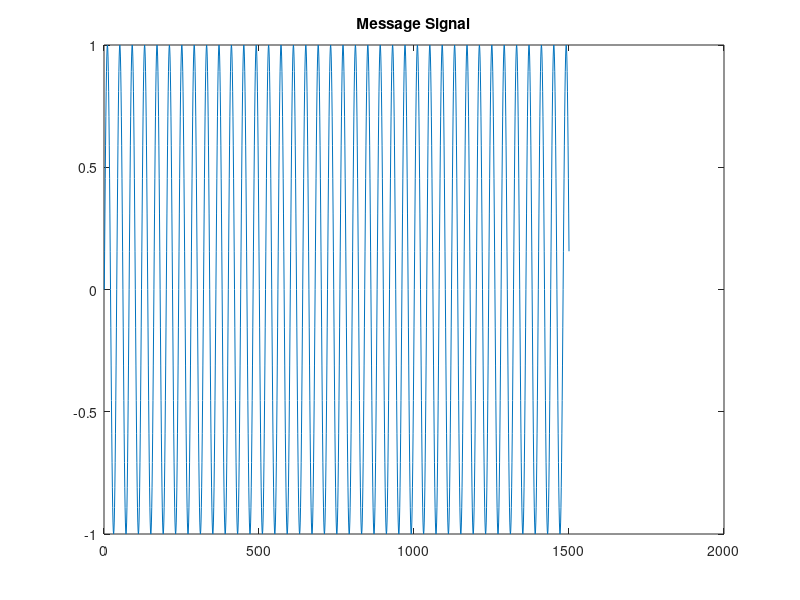
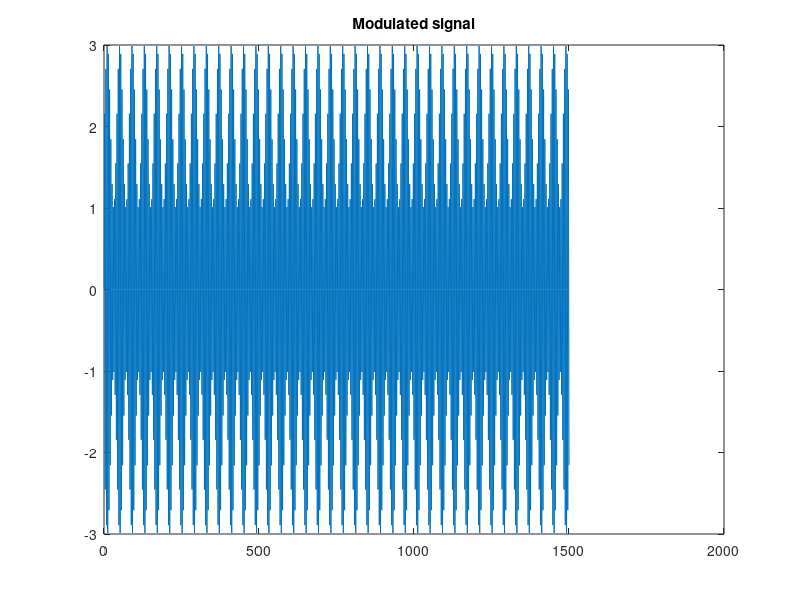
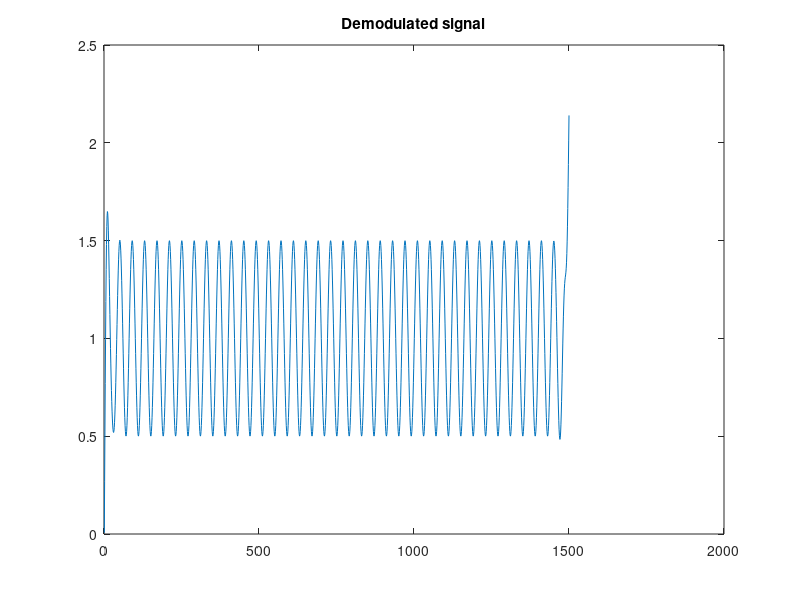

Here is the MATLAB script that generated these plots, in order: (Note: this script raises an error after producing the figures.)
clear all;
clc;
close all;


Fs = 4000;            % Sampling frequency                    
T = 1/Fs;             % Sampling period       
L = 1500;             % Length of signal
t = (0:L-1)*T;        % Time vector
f = 100;              % Signal frequency
fc = 1000;            % carrier frequency
m = 0.5;              % Modulation Factor

%% Signals
X = sin (2*pi*f*t);        % Message signal 
% X = square(2*f*t*pi);        % Message signal (square wave)
% X = sinc(2*f*(t-10));          % Message signal (sinc Function)

plot(X);
title("Message Signal")

A = abs(min(X))/m;          % Required dc offset from modulation index de?nition 
car_sig = sin(2*pi*fc*t);   % Carrier Signal
x1 = (X+A).*car_sig;        % Modulated signal

figure;
plot(x1);
title("Modulated signal");

delta = 0;      % Frequency error
Phi = 0;        % Phase shift
carrier2=sin(2 * pi * (fc+delta) * t + Phi);   % Carrier at the receiver end

x2 = x1.*carrier2;                  % Demodulated signal

num_harmonic = 1;               % Number of harmonic you want to see
cutoff = 4* num_harmonic* f;    % Cutoff frequency of the lowpass filter


[b,a] = butter(5,cutoff/Fs);      % Low pass filter
x_demod = filtfilt(b,a,x2);     % Get the message signal
         
figure;
plot(x_demod);
title("Demodulated signal");

%% Plot the spectrum of signal, carrier and modulated signal
figure;
P = plot_fft(X,L, Fs);   
title("Message Signal (Transmitter) in Frequency Domain.");
xlabel("Frequency (Hz)");
ylabel("Magnitude of |FFT|");

figure;
p1 = plot_fft(car_sig, L, Fs);
title("Carrier Signal (Transmitter) in Frequency Domain.");
xlabel("Frequency (Hz)");
ylabel("Magnitude of |FFT|");

figure;
p3 = plot_fft(x1, L,Fs); 
title("Modulated Signal (Transmitter) in Frequency Domain.");
xlabel("Frequency (Hz)");
ylabel("Magnitude of |FFT|");

figure;
p4 = plot_fft(carrier2, L, Fs);
title("Carrier Signal (Receiver) in Frequency Domain.");
xlabel("Frequency (Hz)");
ylabel("Magnitude of |FFT|");

figure;
p5 = plot_fft(x_demod, L,Fs); 
title("Demodulated Signal (Receiver) in Frequency Domain.");
xlabel("Frequency (Hz)");
ylabel("Magnitude of |FFT|");


%% Function for FFT
function [P1] = plot_fft(X, L, Fs)
Y = fft(X);
P2 = abs(Y/L);
P1 = P2(1:L/2+1);
P1(2:end-1) = 2*P1(2:end-1);
f = Fs*(0:(L/2))/L;
plot(f,P1) 
end
